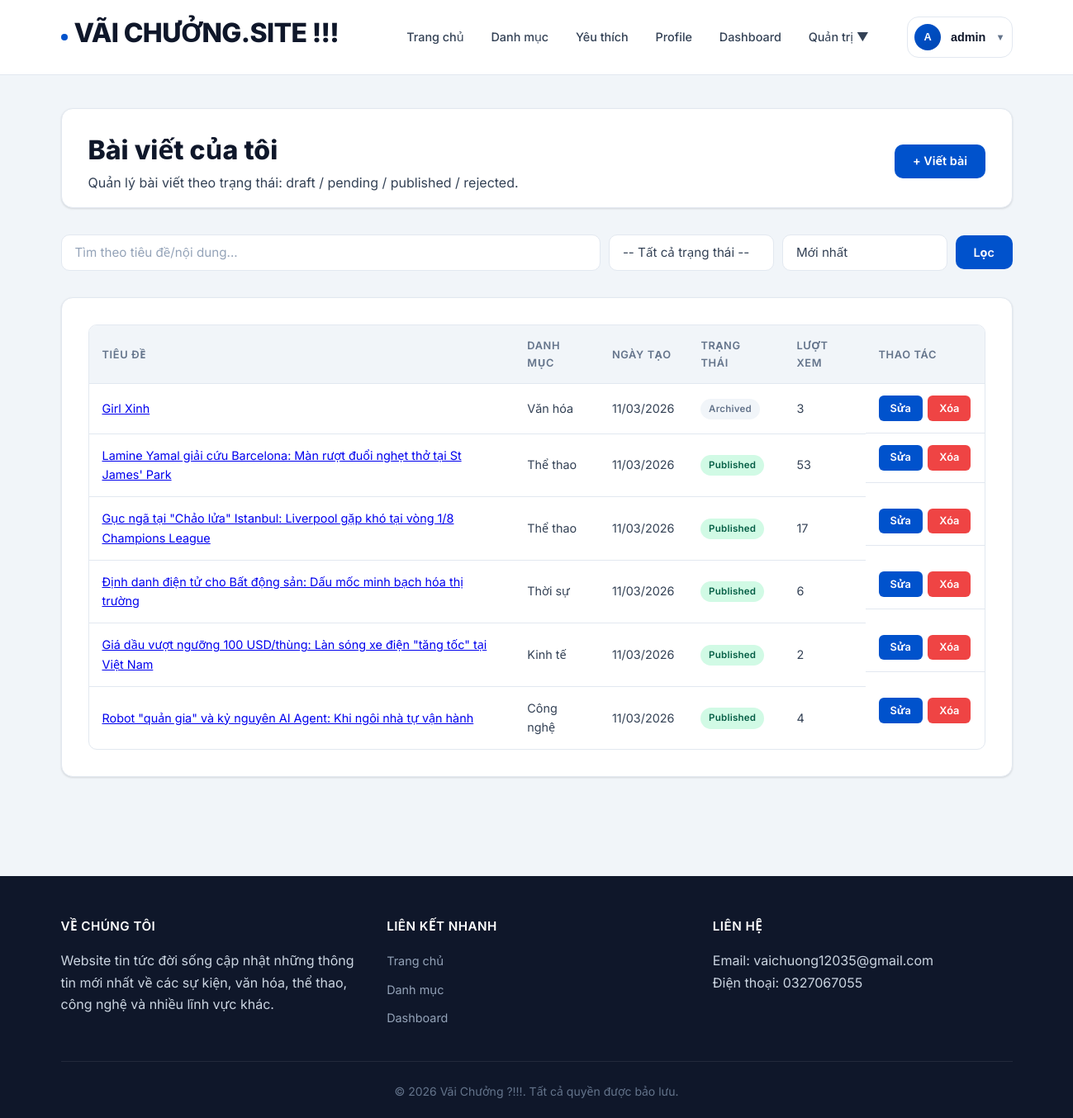
The app's page /dashboard/articles (signed in), older data.
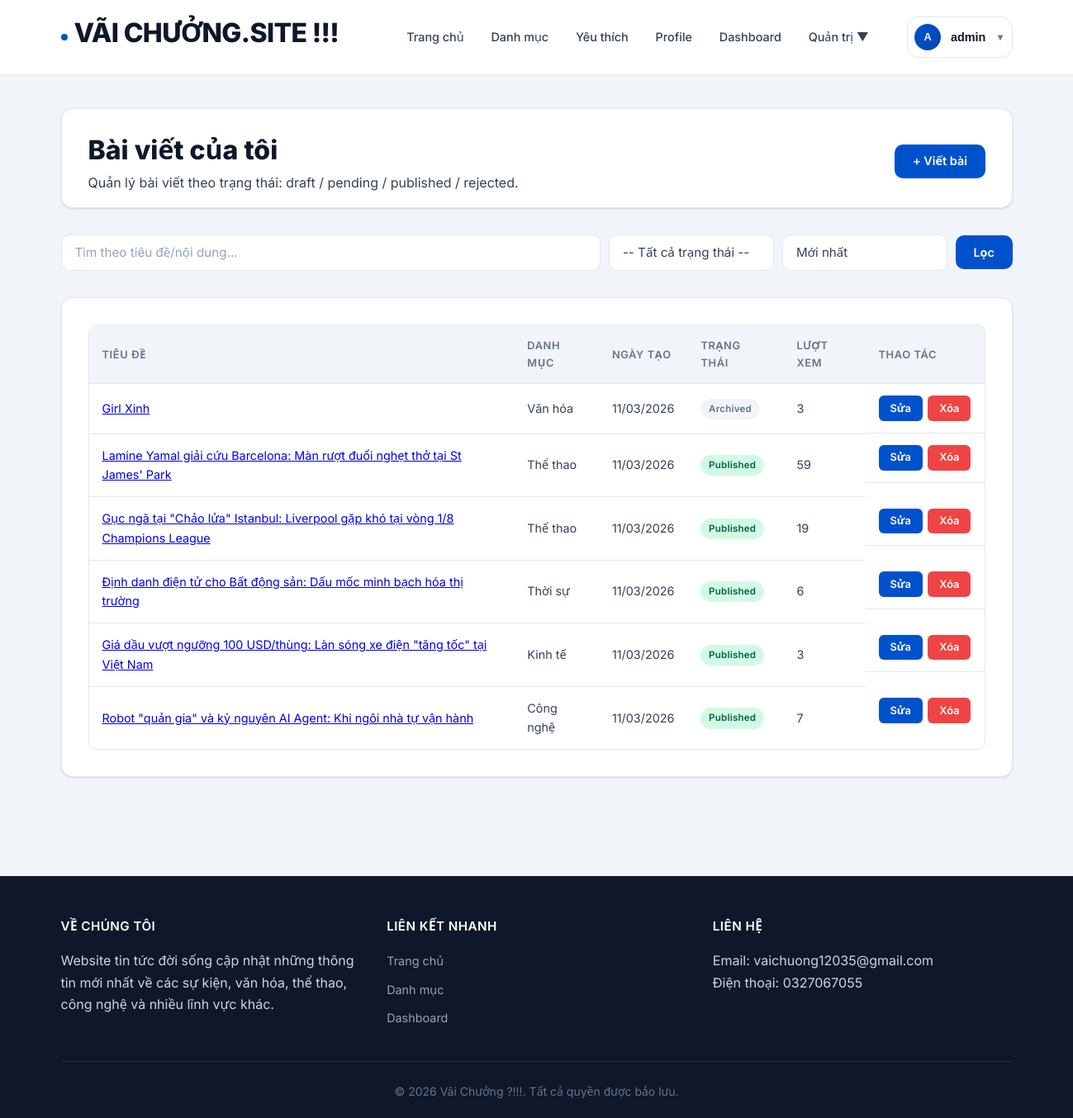
The same page, newer data.
### newsapp/models.py (models this page shows)
class Article(db.Model):
    __tablename__ = "articles"
    id = db.Column(db.Integer, primary_key=True)
    title = db.Column(db.String(200), nullable=False, index=True)
    content = db.Column(db.Text, nullable=False)
    excerpt = db.Column(db.String(500))
    image_ref = db.Column(db.String(500))
    status = db.Column(db.String(20), nullable=False, default=ArticleStatus.DRAFT, index=True)
    review_note = db.Column(db.String(500))
    created_at = db.Column(db.DateTime, default=datetime.utcnow, nullable=False, index=True)
    updated_at = db.Column(db.DateTime, default=datetime.utcnow, onupdate=datetime.utcnow, nullable=False)
    published_at = db.Column(db.DateTime)
    views = db.Column(db.Integer, default=0, nullable=False)
    audio_ref = db.Column(db.String(500))  # static-relative path to generated audio
    audio_duration = db.Column(db.Integer)  # seconds, optional
    summary_text = db.Column(db.Text)
    user_id = db.Column(db.Integer, db.ForeignKey("users.id"), nullable=False, index=True)
    category_id = db.Column(db.Integer, db.ForeignKey("categories.id"), nullable=False, index=True)
    author = db.relationship("User", back_populates="articles")
    category = db.relationship("Category", back_populates="articles")
    comments = db.relationship(
        "Comment", back_populates="article", lazy=True, order_by="Comment.created_at.desc()"
    )
    favorites = db.relationship("Favorite", back_populates="article", lazy=True)

class Category(db.Model):
    __tablename__ = "categories"
    id = db.Column(db.Integer, primary_key=True)
    name = db.Column(db.String(100), unique=True, nullable=False, index=True)
    description = db.Column(db.Text)
    active = db.Column(db.Boolean, nullable=False, default=True, index=True)
    created_at = db.Column(db.DateTime, default=datetime.utcnow, nullable=False)
    articles = db.relationship("Article", back_populates="category", lazy=True)

### newsapp/controllers/dashboard_controller.py (the view)
@bp.route("/articles")
@login_required
def my_articles():
    user = get_current_user()
    assert user is not None
    q = (request.args.get("q") or "").strip()
    status = request.args.get("status") or ""
    sort = request.args.get("sort") or "newest"
    query = Article.query.filter(Article.user_id == user.id)
    if status in ArticleStatus.ALL:
        query = query.filter(Article.status == status)
    if q:
        like = f"%{q}%"
        query = query.filter(or_(Article.title.ilike(like), Article.excerpt.ilike(like), Article.content.ilike(like)))
    if sort == "oldest":
        query = query.order_by(Article.created_at.asc())
    elif sort == "views":
        query = query.order_by(Article.views.desc(), Article.created_at.desc())
    else:
        query = query.order_by(Article.created_at.desc())
    articles = query.all()
    return render_template("dashboard/articles.html", user=user, articles=articles, q=q, status=status, sort=sort)

### newsapp/utils/auth.py (called while the page is built)
def get_current_user() -> User | None:
    if hasattr(g, "current_user"):
        return cast(User | None, g.current_user)
    user_id = session.get("user_id")
    if not user_id:
        g.current_user = None
        return None
    user = db.session.get(User, int(user_id))
    g.current_user = user
    return user

def login_required(fn: F) -> F:
    @wraps(fn)
    def wrapper(*args, **kwargs):
        user = get_current_user()
        if not user:
            flash("Vui lòng đăng nhập để truy cập!", "error")
            return redirect(url_for("auth.login"))
        if not user.active:
            session.clear()
            flash("Tài khoản đang bị khóa / không hoạt động.", "error")
            return redirect(url_for("auth.login"))
        return fn(*args, **kwargs)
    return cast(F, wrapper)

### newsapp/templates/dashboard/articles.html (shortened to what this page needs)
{% extends "base.html" %}
{% block content %}
<div class="container">
    <div class="dashboard-header">
        <div>
            <h1>Bài viết của tôi</h1>
            <p>Quản lý bài viết theo trạng thái: draft / pending / published / rejected.</p>
        </div>
        <div class="dashboard-actions">
            <a href="{{ url_for('dashboard.create_article') }}" class="btn btn-primary">+ Viết bài</a>
        </div>
    </div>
    <section class="search-section">
        <form method="GET" action="{{ url_for('dashboard.my_articles') }}" class="search-form">
            <input type="text" name="q" placeholder="Tìm theo tiêu đề/nội dung..." value="{{ q or '' }}">
            <select name="status">
                <option value="">-- Tất cả trạng thái --</option>
            </select>
            <select name="sort">
                <option value="newest" {% if sort == 'newest' %}selected{% endif %}>Mới nhất</option>
            </select>
            <button type="submit" class="btn btn-primary">Lọc</button>
        </form>
    </section>
    <div class="dashboard-articles">
        {% if articles %}
        <div class="articles-table">
            <table>
                <thead>
                    <tr>
                        <th>Tiêu đề</th>
                        <th>Danh mục</th>
                        <th>Ngày tạo</th>
                        <th>Trạng thái</th>
                        <th>Lượt xem</th>
                        <th>Thao tác</th>
                    </tr>
                </thead>
                <tbody>
                    {% for article in articles %}
                    <tr>
                        <td>
                            <a href="{{ url_for('main.article_detail', article_id=article.id) }}">{{ article.title }}</a>
                        </td>
                        <td>{{ article.category.name }}</td>
                        <td>{{ article.created_at.strftime('%d/%m/%Y') }}</td>
                        <td>
                            <span class="badge badge-status badge-{{ article.status }}">{{ article.status }}</span>
                        </td>
                        <td>{{ article.views }}</td>
                        <td class="actions">
                            <a href="{{ url_for('dashboard.edit_article', article_id=article.id) }}" class="btn btn-sm btn-primary">Sửa</a>
                            <form method="POST" action="{{ url_for('dashboard.delete_article', article_id=article.id) }}" style="display:inline;" onsubmit="return confirm('Xóa bài viết này?');">
                                <button type="submit" class="btn btn-sm btn-danger">Xóa</button>
                            </form>
                        </td>
                    </tr>
                    {% endfor %}
                </tbody>
            </table>
        </div>
        {% else %}
        <p class="no-articles">Chưa có bài viết nào. <a href="{{ url_for('dashboard.create_article') }}">Viết bài đầu tiên</a></p>
        {% endif %}
    </div>
</div>
{% endblock %}

Row changes from the older to the newer data that the page shows:
changed Article "Lamine Yamal giải cứu Barcelona: Màn rượt đuổi nghẹt thở tại St James' Park": views "53" → "59"
changed Article "Gục ngã tại \"Chảo lửa\" Istanbul: Liverpool gặp khó tại vòng 1/8 Champions League": views "17" → "19"
changed Article "Giá dầu vượt ngưỡng 100 USD/thùng: Làn sóng xe điện \"tăng tốc\" tại Việt Nam": views "2" → "3"
changed Article "Robot \"quản gia\" và kỷ nguyên AI Agent: Khi ngôi nhà tự vận hành": views "4" → "7"
